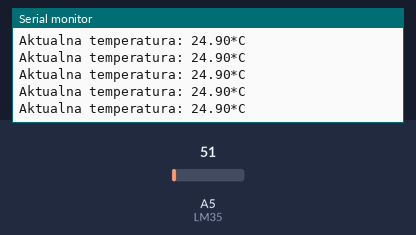
The sketch below on a simulated Arduino Uno, built with avr-gcc and run on an emulated ATmega328P. On the bench: the last lines printed to the serial monitor. The test bench sets the inputs (shaded band); at power-on: A5 (LM35) = 51.

Above: at 1.2 s.
1.3 s: A5 (LM35) set to 61
At 1.56 s:
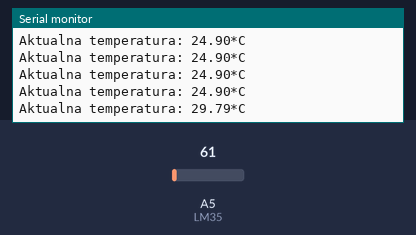
2.8 s: A5 (LM35) set to 71
At 2.97 s:
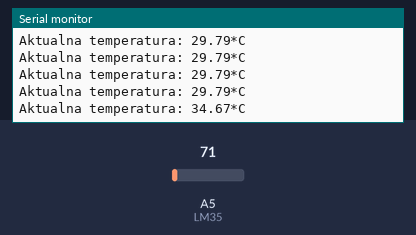
Timing chart, 0 to 5.8 s (numbered marks = the images above; inputs shaded):
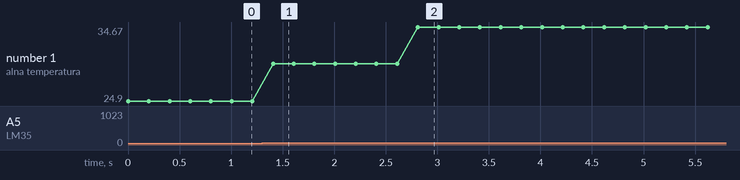

The sketch:

temperatura.ino
```cpp
#define LM35 A5

void setup(){
  Serial.begin(9600);
}

void loop(){
  //Przeliczenie odczytu ADC na temperaturę zgodnie z opisem z kursu
  float temperatura = ((analogRead(LM35) * 5.0) / 1024.0) * 100;

  //Wyslanie przez UART aktualnej temperatury
  Serial.print("Aktualna temperatura: ");
  Serial.print(temperatura);
  Serial.println("*C");

  delay(200);
}
```

signal_strenght_tester.cpp
```cpp
#include <Arduino.h>
#include <Wire.h>
#include <Adafruit_GFX.h>
#include <Adafruit_SSD1306.h>
#include <LoRa.h>
#include <string.h>

#define SCREEN_WIDTH 128 // OLED display width, in pixels
#define SCREEN_HEIGHT 64 // OLED display height, in pixels

#define OLED_RESET     -1 // Reset pin # (or -1 if sharing Arduino reset pin)
#define SCREEN_ADDRESS 0x3C ///< See datasheet for Address; 0x3D for 128x64, 0x3C for 128x32
Adafruit_SSD1306 display(SCREEN_WIDTH, SCREEN_HEIGHT, &Wire, OLED_RESET);

String n = "test";

void setup() {

  Serial.begin(9600);

  if (!LoRa.begin(868E6))
  {
    Serial.println("LoRa fail");
  }
  else
    Serial.println("👍");
  //

  if(!display.begin(SSD1306_SWITCHCAPVCC, SCREEN_ADDRESS)) {
    Serial.println(F("SSD1306 allocation failed"));
    for(;;); // Don't proceed, loop forever
  }

  display.display();
  delay(1000); // Pause for 2 seconds
}

void loop() {

  int packetSize = LoRa.parsePacket();
  if (packetSize) {
    // received a packet
    Serial.print("Received packet '");
    // read packet
    n = "";
    while (LoRa.available()) {
      n = n + (char)LoRa.read();
    }
    Serial.println(n);

    //128x64

    display.clearDisplay();
    display.setTextSize(2);
    display.setTextColor(WHITE);
    display.setCursor(0, 5);
    display.println("TX D: " + n);
    display.setCursor(0, 25);
    display.println("RSSI: " + String(LoRa.packetRssi()));
    display.display();
  }
}
```

Measured:
- after the input at 1.3 s, the serial monitor: prints a new line after 0.11 s (image 1)
- after the input at 2.8 s, the serial monitor: prints a new line at once (image 2)
- plotted number 1: 24.9 → 29.79 after the input at 1.3 s, 29.79 → 34.67 after the input at 2.8 s
